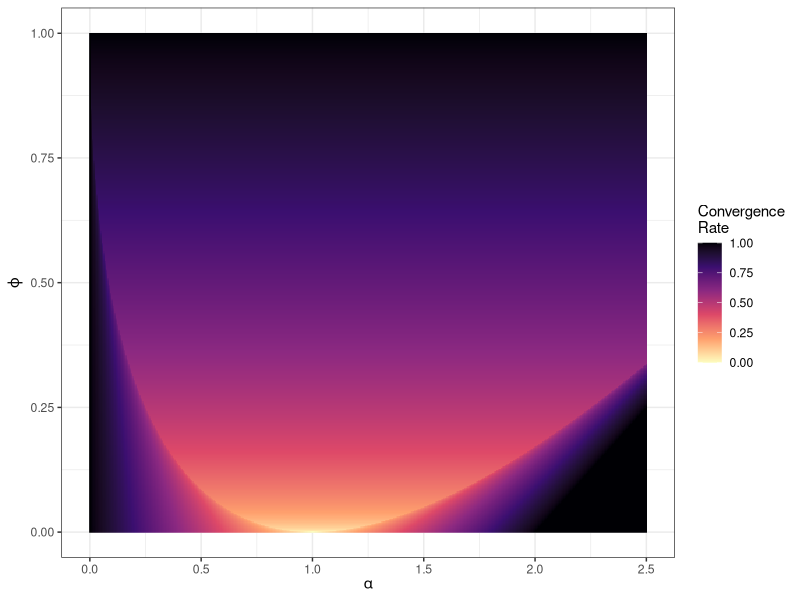
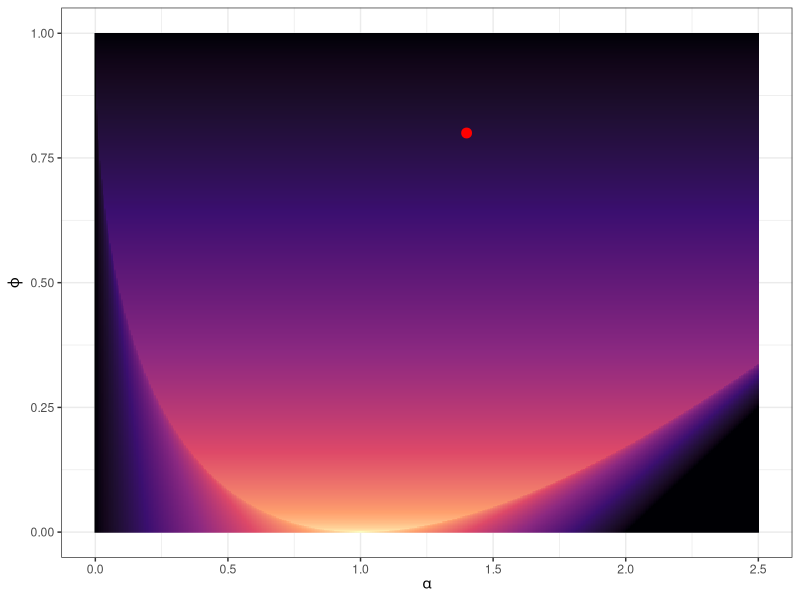
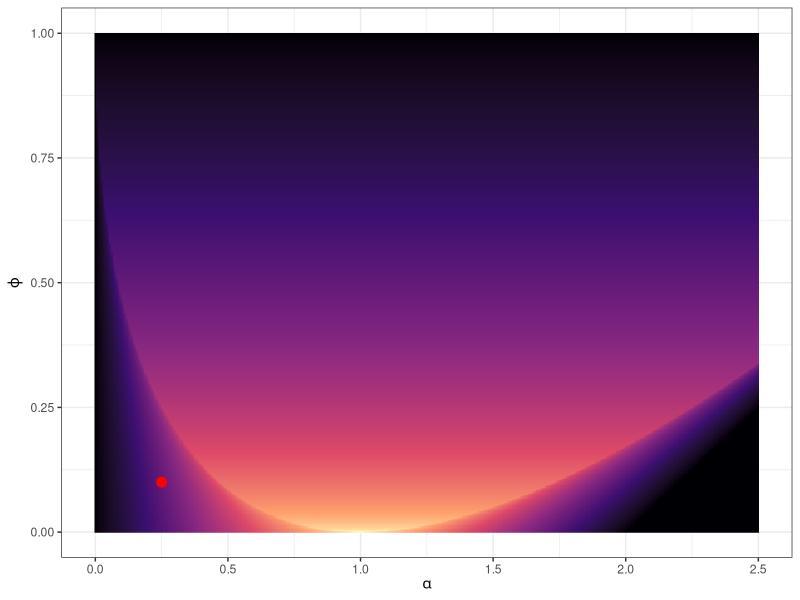
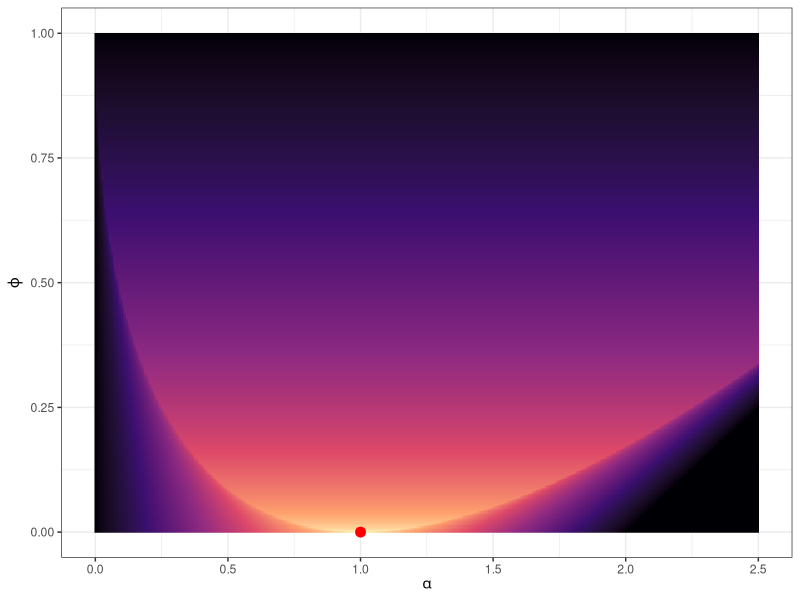
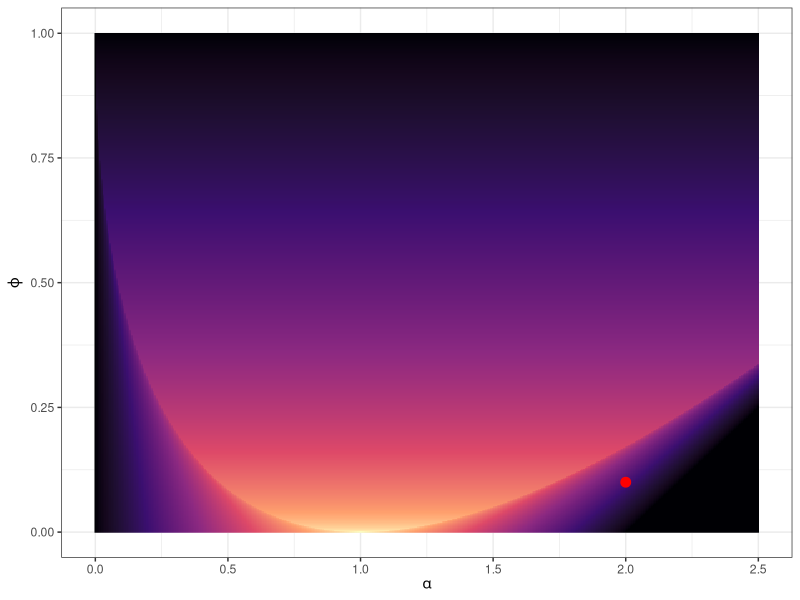
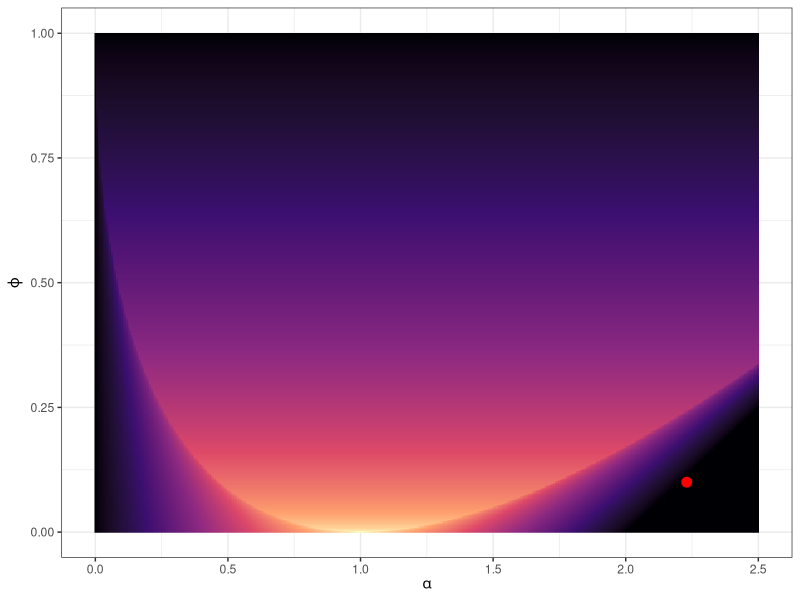

Write the R code that produced these figures, in order.
# Used in: slides-multivar-first-order-8-quadratic-forms-momentum.tex
#
# Generates convergence region heatmaps showing max{|σ₁|, |σ₂|} over (α, φ)
# for the momentum recursion matrix with λ = 1.
# Each behavior variant adds a red dot at a representative (α, φ) point:
#   ripples: complex EVs (α = 1.4, φ = 0.8)
#   mono:    real positive EVs (α = 0.25, φ = 0.1)
#   1step:   one-step convergence (α = 1.0, φ = 0.0)
#   osc:     real negative EVs (α = 2.0, φ = 0.1)
#   div:     diverging (α = 2.23, φ = 0.1)
# Produces:
#   figure/momentum_conv.pdf
#   figure/momentum_conv_ripples.pdf
#   figure/momentum_conv_mono.pdf
#   figure/momentum_conv_1step.pdf
#   figure/momentum_conv_osc.pdf
#   figure/momentum_conv_div.pdf

library(ggplot2)

set.seed(123L)

n = 400L
grid = expand.grid(
  alpha = seq(0, 2.5, length.out = n),
  phi   = seq(0, 1,   length.out = n)
)

compute_rate = function(alpha, phi) {
  tr   = 1 + phi - alpha
  disc = tr^2 - 4 * phi
  s1   = (tr + sqrt(as.complex(disc))) / 2
  s2   = (tr - sqrt(as.complex(disc))) / 2
  pmin(pmax(Mod(s1), Mod(s2)), 1)
}

grid$rate = mapply(compute_rate, grid$alpha, grid$phi)

make_heatmap = function(dot = NULL) {
  p = ggplot(grid, aes(x = alpha, y = phi, fill = rate)) +
    geom_raster() +
    scale_fill_viridis_c(
      option = "magma", direction = -1, limits = c(0, 1),
      name = "Convergence\nRate"
    ) +
    labs(x = expression(alpha), y = expression(varphi)) +
    theme_bw()
  if (!is.null(dot)) {
    dot_df = data.frame(alpha = dot[1L], phi = dot[2L])
    p = p +
      geom_point(
        data = dot_df, aes(x = alpha, y = phi),
        color = "red", size = 3, inherit.aes = FALSE
      ) +
      guides(fill = "none")
  }
  p
}

dots = list(
  ripples = c(1.4,  0.8),
  mono    = c(0.25, 0.1),
  `1step` = c(1.0,  0.0),
  osc     = c(2.0,  0.1),
  div     = c(2.23, 0.1)
)

ggsave("../figure/momentum_conv.pdf",         make_heatmap(),                 width = 5, height = 3)
ggsave("../figure/momentum_conv_ripples.pdf",  make_heatmap(dots$ripples),    width = 4, height = 3)
ggsave("../figure/momentum_conv_mono.pdf",     make_heatmap(dots$mono),       width = 4, height = 3)
ggsave("../figure/momentum_conv_1step.pdf",    make_heatmap(dots[["1step"]]), width = 4, height = 3)
ggsave("../figure/momentum_conv_osc.pdf",      make_heatmap(dots$osc),        width = 4, height = 3)
ggsave("../figure/momentum_conv_div.pdf",      make_heatmap(dots$div),        width = 4, height = 3)
